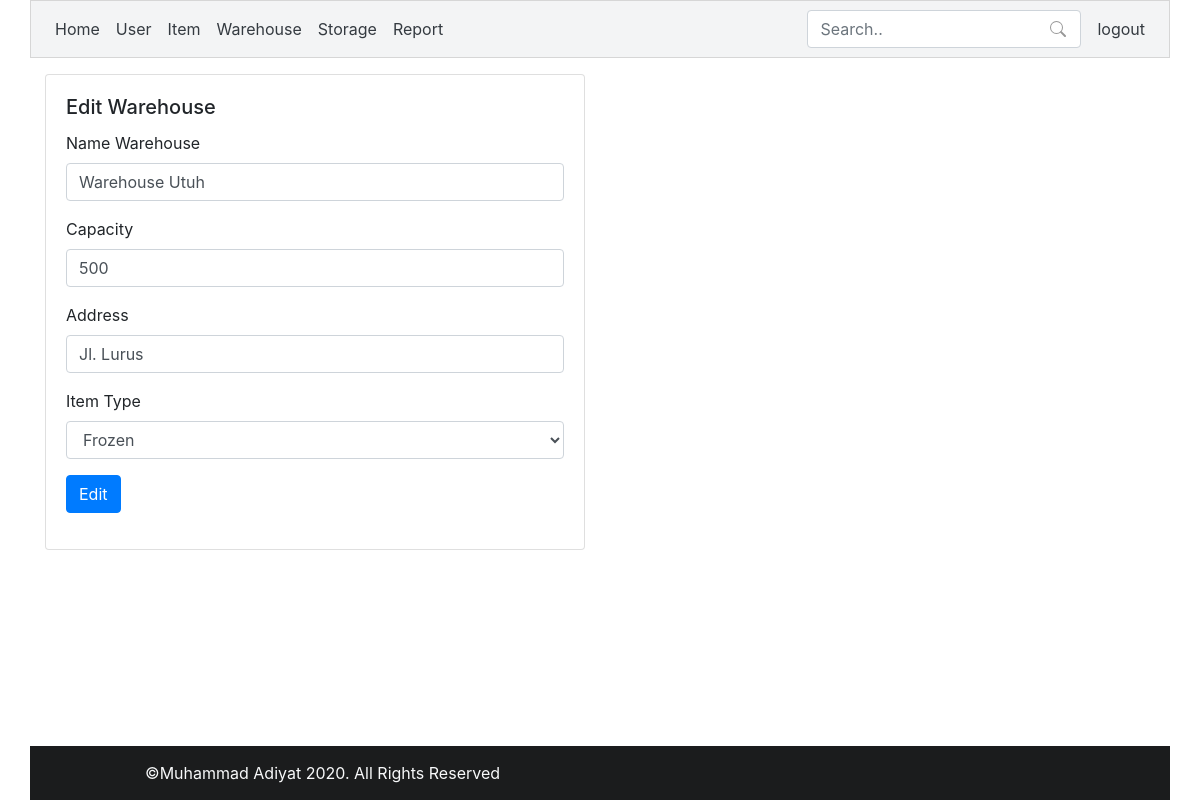
Screenshot of /?p=edit_warehouse&id=1 (signed in) with the database file from the repository.
### tables this page shows
CREATE TABLE `m_warehouse` (
  `id_warehouse` int(11) NOT NULL,
  `name` varchar(45) NOT NULL,
  `capacity` int(11) NOT NULL,
  `address` varchar(45) NOT NULL,
  `id_typewarehouse` int(11) NOT NULL
);

CREATE TABLE `m_typewarehouse` (
  `id_typewarehouse` int(11) NOT NULL,
  `nametype` varchar(45) NOT NULL
);

### class/init.php (called while the page is built)
<?php
require_once 'database.php';
$db = new database();

### class/database.php (called while the page is built, shortened)
<?php
class database
{
    private $db_host = "localhost";
    private $db_username = "root";
    private $db_password = "";
    private $db_name = "db_logistik";
    public function __construct()
    {
        $this->conn = mysqli_connect($this->db_host, $this->db_username, $this->db_password, $this->db_name);
    }
    public function select($query)
    {
        $result = mysqli_query($this->conn, $query);
        $rows = [];
        while ($row = mysqli_fetch_assoc($result)) {
            $rows[] = $row;
        }
        return $rows;
    }
}

### template/edit_warehouse.php (the view, shortened to what this page needs)
<?php
$warehouse_id = $_GET["id"];
$warehouse = $db->select("SELECT * FROM m_warehouse WHERE id_warehouse = $warehouse_id");
$warehouse_type = $db->select("SELECT * FROM m_typewarehouse");
foreach ($warehouse as $data) {
    $id_warehouse = $data["id_warehouse"];
    $name_warehouse = $data["name"];
    $capacity = $data["capacity"];
    $address  = $data["address"];
    $id_typewarehouse = $data["id_typewarehouse"];
}
?>
<div class="container mt-3">
    <div class="row">
        <div class="col-md-6 ">
            <div class="card">
                <div class="card-body">
                    <h5 class="card-title">Edit Warehouse</h5>
                    <form action="proses.php?act=edit_warehouse&id=<?= $id_warehouse ?>" method="post">
                        <div class="form-group">
                            <label for="name">Name Warehouse</label>
                            <input type="text" class="form-control" id="name" name="name" placeholder="Name Item..." value="<?= $name_warehouse ?>">
                        </div>
                        <div class="form-group">
                            <label for="capacity">Capacity</label>
                            <input type="number" class="form-control" id="capacity" name="capacity" placeholder="Capacity..." value="<?= $capacity ?>">
                        </div>
                        <div class="form-group">
                            <label for="address">Address</label>
                            <input type="text" class="form-control" id="address" name="address" placeholder="Address..." value="<?= $address ?>">
                        </div>
                        <div class="form-group">
                            <label for="type">Item Type</label>
                            <select class="form-control" id="type" name="type">
                                <?php foreach ($warehouse_type as $type) : ?>
                                    <option value="<?= $type["id_typewarehouse"] ?>" <?= ($id_typewarehouse == $type["id_typewarehouse"]) ? "selected" : "" ?>><?= $type["nametype"] ?></option>
                                <?php endforeach; ?>
                            </select>
                        </div>
                        <div class="form-group">
                            <button type="submit" class="btn btn-primary">Edit</button>
                        </div>
                    </form>
                </div>
            </div>
        </div>
    </div>
</div>

### assets/css/style.css (style rules this page uses)
html,body { height: 100%; }

### rows the page displays
m_warehouse: name "Warehouse Utuh", capacity "500", address "Jl. Lurus", type "Frozen"
